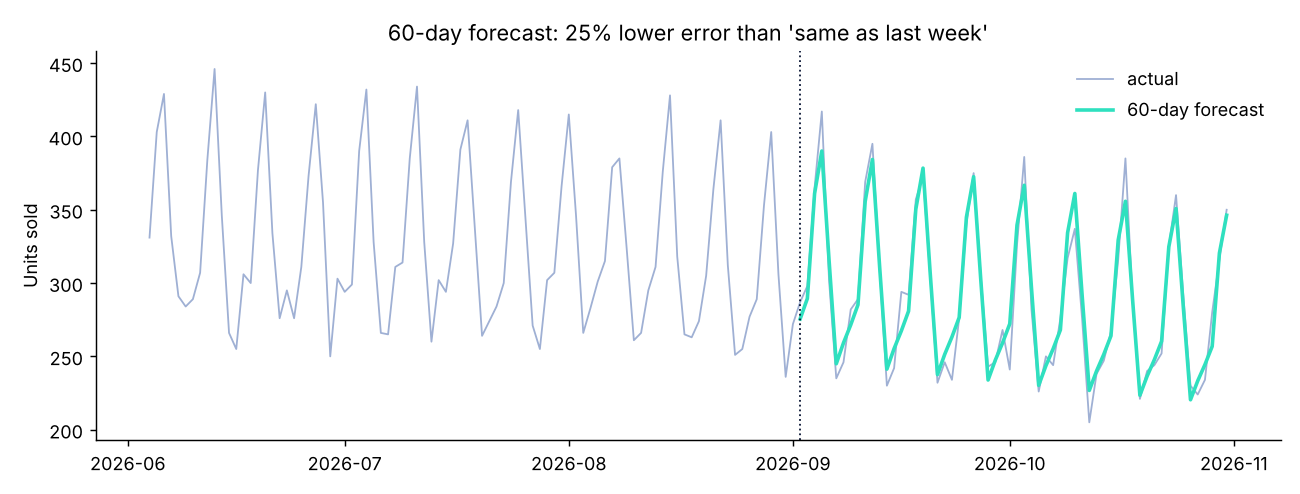

Write the Python code that produced this figure.
"""Stage 6 project (time-series track): forecast 60 days of daily sales and beat the naive baselines.

    python forecast.py

The data is simulated: a growing shop with a weekly rhythm (Fri/Sat busiest), a yearly season and Eid peaks.
The model uses only things known in advance (the date, the calendar, the holidays), so it can forecast
weeks ahead, unlike "same as last week".
"""
import matplotlib
matplotlib.use("Agg")
import matplotlib.pyplot as plt
import numpy as np
import pandas as pd
from sklearn.linear_model import Ridge

rng = np.random.default_rng(1)
days = pd.date_range("2024-01-01", "2026-10-31")
EID = ["2024-04-10", "2024-04-11", "2024-06-16", "2024-06-17", "2025-03-30", "2025-03-31",
       "2025-06-06", "2025-06-07", "2026-03-20", "2026-03-21", "2026-05-27", "2026-05-28"]
t = np.arange(len(days))
weekly = np.array([0.85, 0.9, 0.95, 1.0, 1.25, 1.35, 1.1])[days.dayofweek]
yearly = 1 + 0.15 * np.sin(2 * np.pi * (days.dayofyear - 80) / 365)
eid = days.isin(pd.to_datetime(EID))
sales = pd.Series((200 + 0.08 * t) * weekly * yearly * (1 + 0.6 * eid) + rng.normal(0, 12, len(t)), index=days).round()


def calendar_features(idx, t):
    X = pd.get_dummies(idx.dayofweek, prefix="dow", dtype=float)
    X.index = idx
    for k in (1, 2):                                       # smooth yearly season (Fourier terms)
        X[f"sin{k}"] = np.sin(2 * np.pi * k * idx.dayofyear / 365.25)
        X[f"cos{k}"] = np.cos(2 * np.pi * k * idx.dayofyear / 365.25)
    X["trend"] = t / 365
    X["eid"] = idx.isin(pd.to_datetime(EID)).astype(float)
    return X


H = 60                                                     # forecast horizon (days)
X = calendar_features(days, t)
Xtr, Xte, ytr, yte = X.iloc[:-H], X.iloc[-H:], sales.iloc[:-H], sales.iloc[-H:]
model = Ridge(alpha=1.0).fit(Xtr, np.log(ytr))             # log: effects multiply, like real sales
pred = pd.Series(np.exp(model.predict(Xte)), index=yte.index)

naive7 = sales.shift(7).iloc[-H:]                          # needs last week's actuals (only 7 days ahead)
naive364 = sales.shift(364).iloc[-H:]
mae = lambda p: (p - yte).abs().mean()
results = {"Naive: same as 7 days ago": mae(naive7),
           "Naive: same weekday last year": mae(naive364),
           "Regression on calendar features": mae(pred)}
for k, v in results.items():
    print(f"{k:<34} MAE {v:6.1f} units/day")
gain = 1 - results["Regression on calendar features"] / results["Naive: same as 7 days ago"]
print(f"\nThe model's error is {abs(gain):.0%} {'lower' if gain > 0 else 'higher'} than the best naive forecast,")
print("and it can forecast all 60 days at once, while 'same as 7 days ago' only works one week ahead.")

fig, ax = plt.subplots(figsize=(10, 3.8))
ax.plot(sales.index[-150:], sales.values[-150:], color="#9fb0d4", lw=1, label="actual")
ax.plot(pred.index, pred.values, color="#2fe0bf", lw=2, label="60-day forecast")
ax.axvline(yte.index[0], color="#071433", ls=":", lw=1)
ax.set(title=f"60-day forecast: {abs(gain):.0%} lower error than 'same as last week'", ylabel="Units sold")
ax.legend(frameon=False); ax.spines[["top", "right"]].set_visible(False)
plt.tight_layout(); plt.savefig("forecast.png", dpi=130)
